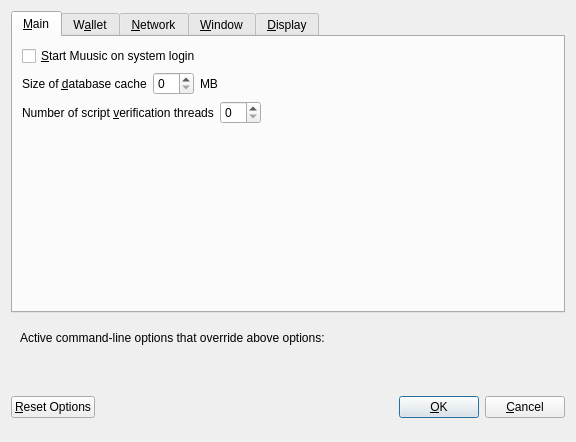
<?xml version="1.0" encoding="UTF-8"?>
<ui version="4.0">
 <class>OptionsDialog</class>
 <widget class="QDialog" name="OptionsDialog">
  <property name="geometry">
   <rect>
    <x>0</x>
    <y>0</y>
    <width>576</width>
    <height>442</height>
   </rect>
  </property>
  <property name="windowTitle">
   <string>Options</string>
  </property>
  <property name="modal">
   <bool>true</bool>
  </property>
  <layout class="QVBoxLayout" name="verticalLayout">
   <item>
    <widget class="QTabWidget" name="tabWidget">
     <property name="currentIndex">
      <number>0</number>
     </property>
     <widget class="QWidget" name="tabMain">
      <attribute name="title">
       <string>&amp;Main</string>
      </attribute>
      <layout class="QVBoxLayout" name="verticalLayout_Main">
       <item>
        <widget class="QCheckBox" name="bitcoinAtStartup">
         <property name="toolTip">
          <string>Automatically start Muusic after logging in to the system.</string>
         </property>
         <property name="text">
          <string>&amp;Start Muusic on system login</string>
         </property>
        </widget>
       </item>
       <item>
        <layout class="QHBoxLayout" name="horizontalLayout_2_Main">
         <item>
          <widget class="QLabel" name="databaseCacheLabel">
           <property name="text">
            <string>Size of &amp;database cache</string>
           </property>
           <property name="textFormat">
            <enum>Qt::PlainText</enum>
           </property>
           <property name="buddy">
            <cstring>databaseCache</cstring>
           </property>
          </widget>
         </item>
         <item>
          <widget class="QSpinBox" name="databaseCache"/>
         </item>
         <item>
          <widget class="QLabel" name="databaseCacheUnitLabel">
           <property name="text">
            <string>MB</string>
           </property>
           <property name="textFormat">
            <enum>Qt::PlainText</enum>
           </property>
          </widget>
         </item>
         <item>
          <spacer name="horizontalSpacer_2_Main">
           <property name="orientation">
            <enum>Qt::Horizontal</enum>
           </property>
           <property name="sizeHint" stdset="0">
            <size>
             <width>40</width>
             <height>20</height>
            </size>
           </property>
          </spacer>
         </item>
        </layout>
       </item>
       <item>
        <layout class="QHBoxLayout" name="horizontalLayout_3_Main">
         <item>
          <widget class="QLabel" name="threadsScriptVerifLabel">
           <property name="text">
            <string>Number of script &amp;verification threads</string>
           </property>
           <property name="textFormat">
            <enum>Qt::PlainText</enum>
           </property>
           <property name="buddy">
            <cstring>threadsScriptVerif</cstring>
           </property>
          </widget>
         </item>
         <item>
          <widget class="QSpinBox" name="threadsScriptVerif">
           <property name="toolTip">
            <string>(0 = auto, &lt;0 = leave that many cores free)</string>
           </property>
          </widget>
         </item>
         <item>
          <spacer name="horizontalSpacer_3_Main">
           <property name="orientation">
            <enum>Qt::Horizontal</enum>
           </property>
           <property name="sizeHint" stdset="0">
            <size>
             <width>40</width>
             <height>20</height>
            </size>
           </property>
          </spacer>
         </item>
        </layout>
       </item>
       <item>
        <spacer name="verticalSpacer_2">
         <property name="orientation">
          <enum>Qt::Vertical</enum>
         </property>
         <property name="sizeHint" stdset="0">
          <size>
           <width>20</width>
           <height>40</height>
          </size>
         </property>
        </spacer>
       </item>
      </layout>
     </widget>
     <widget class="QWidget" name="tabWallet">
      <attribute name="title">
       <string>W&amp;allet</string>
      </attribute>
      <layout class="QVBoxLayout" name="verticalLayout_Wallet">
       <item>
        <layout class="QHBoxLayout" name="horizontalLayout_2_Wallet">
         <item>
          <widget class="QLabel" name="labelStakeSplitThresholdText">
           <property name="text">
            <string>Stake split threshold:</string>
           </property>
          </widget>
         </item>
         <item>
          <widget class="QSpinBox" name="spinBoxStakeSplitThreshold">
           <property name="minimum">
            <number>1</number>
           </property>
           <property name="maximum">
            <number>999999</number>
           </property>
          </widget>
         </item>
        </layout>
       </item>
       <item>
        <widget class="QGroupBox" name="groupBox">
         <property name="title">
          <string>Expert</string>
         </property>
         <layout class="QVBoxLayout" name="verticalLayout_2">
          <item>
           <widget class="QCheckBox" name="coinControlFeatures">
            <property name="toolTip">
             <string>Whether to show coin control features or not.</string>
            </property>
            <property name="text">
             <string>Enable coin &amp;control features</string>
            </property>
           </widget>
          </item>
          <item>
           <widget class="QCheckBox" name="showMasternodesTab" >
            <property name="toolTip">
             <string>Show additional tab listing all your masternodes in first sub-tab&lt;br/&gt;and all masternodes on the network in second sub-tab.</string>
            </property>
            <property name="text">
             <string>Show Masternodes Tab</string>
            </property>
           </widget>
          </item>
          <item>
           <widget class="QCheckBox" name="spendZeroConfChange">
            <property name="toolTip">
             <string>If you disable the spending of unconfirmed change, the change from a transaction&lt;br/&gt;cannot be used until that transaction has at least one confirmation.&lt;br/&gt;This also affects how your balance is computed.</string>
            </property>
            <property name="text">
             <string>&amp;Spend unconfirmed change</string>
            </property>
           </widget>
          </item>
         </layout>
        </widget>
       </item>
       <item>
        <spacer name="verticalSpacer_Wallet">
         <property name="orientation">
          <enum>Qt::Vertical</enum>
         </property>
         <property name="sizeHint" stdset="0">
          <size>
           <width>20</width>
           <height>40</height>
          </size>
         </property>
        </spacer>
       </item>
      </layout>
     </widget>
     <widget class="QWidget" name="tabNetwork">
      <attribute name="title">
       <string>&amp;Network</string>
      </attribute>
      <layout class="QVBoxLayout" name="verticalLayout_Network">
       <item>
        <widget class="QCheckBox" name="mapPortUpnp">
         <property name="toolTip">
          <string>Automatically open the Muusic client port on the router. This only works when your router supports UPnP and it is enabled.</string>
         </property>
         <property name="text">
          <string>Map port using &amp;UPnP</string>
         </property>
        </widget>
       </item>
       <item>
        <widget class="QCheckBox" name="allowIncoming">
         <property name="toolTip">
          <string>Accept connections from outside</string>
         </property>
         <property name="text">
          <string>Allow incoming connections</string>
         </property>
        </widget>
       </item>
       <item>
        <widget class="QCheckBox" name="connectSocks">
         <property name="toolTip">
          <string>Connect to the Muusic network through a SOCKS5 proxy.</string>
         </property>
         <property name="text">
          <string>&amp;Connect through SOCKS5 proxy (default proxy):</string>
         </property>
        </widget>
       </item>
       <item>
        <layout class="QHBoxLayout" name="horizontalLayout_1_Network">
         <item>
          <widget class="QLabel" name="proxyIpLabel">
           <property name="text">
            <string>Proxy &amp;IP:</string>
           </property>
           <property name="textFormat">
            <enum>Qt::PlainText</enum>
           </property>
           <property name="buddy">
            <cstring>proxyIp</cstring>
           </property>
          </widget>
         </item>
         <item>
          <widget class="QValidatedLineEdit" name="proxyIp">
           <property name="minimumSize">
            <size>
             <width>140</width>
             <height>0</height>
            </size>
           </property>
           <property name="maximumSize">
            <size>
             <width>140</width>
             <height>16777215</height>
            </size>
           </property>
           <property name="toolTip">
            <string>IP address of the proxy (e.g. IPv4: 127.0.0.1 / IPv6: ::1)</string>
           </property>
          </widget>
         </item>
         <item>
          <widget class="QLabel" name="proxyPortLabel">
           <property name="text">
            <string>&amp;Port:</string>
           </property>
           <property name="textFormat">
            <enum>Qt::PlainText</enum>
           </property>
           <property name="buddy">
            <cstring>proxyPort</cstring>
           </property>
          </widget>
         </item>
         <item>
          <widget class="QLineEdit" name="proxyPort">
           <property name="minimumSize">
            <size>
             <width>55</width>
             <height>0</height>
            </size>
           </property>
           <property name="maximumSize">
            <size>
             <width>55</width>
             <height>16777215</height>
            </size>
           </property>
           <property name="toolTip">
            <string>Port of the proxy (e.g. 9050)</string>
           </property>
          </widget>
         </item>
         <item>
          <spacer name="horizontalSpacer_1_Network">
           <property name="orientation">
            <enum>Qt::Horizontal</enum>
           </property>
           <property name="sizeHint" stdset="0">
            <size>
             <width>40</width>
             <height>20</height>
            </size>
           </property>
          </spacer>
         </item>
        </layout>
       </item>
       <item>
        <spacer name="verticalSpacer_Network">
         <property name="orientation">
          <enum>Qt::Vertical</enum>
         </property>
         <property name="sizeHint" stdset="0">
          <size>
           <width>20</width>
           <height>40</height>
          </size>
         </property>
        </spacer>
       </item>
      </layout>
     </widget>
     <widget class="QWidget" name="tabWindow">
      <attribute name="title">
       <string>&amp;Window</string>
      </attribute>
      <layout class="QVBoxLayout" name="verticalLayout_Window">
       <item>
        <widget class="QCheckBox" name="minimizeToTray">
         <property name="toolTip">
          <string>Show only a tray icon after minimizing the window.</string>
         </property>
         <property name="text">
          <string>&amp;Minimize to the tray instead of the taskbar</string>
         </property>
        </widget>
       </item>
       <item>
        <widget class="QCheckBox" name="minimizeOnClose">
         <property name="toolTip">
          <string>Minimize instead of exit the application when the window is closed. When this option is enabled, the application will be closed only after selecting Quit in the menu.</string>
         </property>
         <property name="text">
          <string>M&amp;inimize on close</string>
         </property>
        </widget>
       </item>
       <item>
        <spacer name="verticalSpacer_Window">
         <property name="orientation">
          <enum>Qt::Vertical</enum>
         </property>
         <property name="sizeHint" stdset="0">
          <size>
           <width>20</width>
           <height>40</height>
          </size>
         </property>
        </spacer>
       </item>
      </layout>
     </widget>
     <widget class="QWidget" name="tabDisplay">
      <attribute name="title">
       <string>&amp;Display</string>
      </attribute>
      <layout class="QVBoxLayout" name="verticalLayout_Display">
       <item>
        <layout class="QHBoxLayout" name="horizontalLayout_1_Display">
         <item>
          <widget class="QLabel" name="langLabel">
           <property name="text">
            <string>User Interface &amp;language:</string>
           </property>
           <property name="textFormat">
            <enum>Qt::PlainText</enum>
           </property>
           <property name="buddy">
            <cstring>lang</cstring>
           </property>
          </widget>
         </item>
         <item>
          <widget class="QValueComboBox" name="lang">
           <property name="toolTip">
            <string>The user interface language can be set here. This setting will take effect after restarting Muusic.</string>
           </property>
          </widget>
         </item>
        </layout>
       </item>
       <item>
        <widget class="Line" name="line">
         <property name="orientation">
          <enum>Qt::Horizontal</enum>
         </property>
        </widget>
       </item>
       <item>
        <layout class="QHBoxLayout" name="horizontalLayout_2_Display">
         <item>
          <widget class="QLabel" name="unitLabel">
           <property name="text">
            <string>&amp;Unit to show amounts in:</string>
           </property>
           <property name="textFormat">
            <enum>Qt::PlainText</enum>
           </property>
           <property name="buddy">
            <cstring>unit</cstring>
           </property>
          </widget>
         </item>
         <item>
          <widget class="QValueComboBox" name="unit">
           <property name="toolTip">
            <string>Choose the default subdivision unit to show in the interface and when sending coins.</string>
           </property>
          </widget>
         </item>
        </layout>
       </item>
       <item>
        <layout class="QHBoxLayout" name="horizontalLayout_5_Display">
         <item>
          <widget class="QLabel" name="digitsLabel">
           <property name="text">
            <string>Decimal digits</string>
           </property>
          </widget>
         </item>
         <item>
          <widget class="QValueComboBox" name="digits"/>
         </item>
        </layout>
       </item>
       <item>
        <layout class="QHBoxLayout" name="horizontalLayout_3_Display">
         <item>
          <widget class="QLabel" name="thirdPartyTxUrlsLabel">
           <property name="toolTip">
            <string>Third party URLs (e.g. a block explorer) that appear in the transactions tab as context menu items. %s in the URL is replaced by transaction hash. Multiple URLs are separated by vertical bar |.</string>
           </property>
           <property name="text">
            <string>Third party transaction URLs</string>
           </property>
           <property name="buddy">
            <cstring>thirdPartyTxUrls</cstring>
           </property>
          </widget>
         </item>
         <item>
          <widget class="QLineEdit" name="thirdPartyTxUrls">
           <property name="toolTip">
            <string>Third party URLs (e.g. a block explorer) that appear in the transactions tab as context menu items. %s in the URL is replaced by transaction hash. Multiple URLs are separated by vertical bar |.</string>
           </property>
          </widget>
         </item>
        </layout>
       </item>
       <item>
        <spacer name="verticalSpacer">
         <property name="orientation">
          <enum>Qt::Vertical</enum>
         </property>
         <property name="sizeHint" stdset="0">
          <size>
           <width>20</width>
           <height>40</height>
          </size>
         </property>
        </spacer>
       </item>
      </layout>
     </widget>
    </widget>
   </item>
   <item>
    <widget class="QFrame" name="frame">
     <layout class="QVBoxLayout" name="verticalLayout_Bottom">
      <item>
       <layout class="QHBoxLayout" name="horizontalLayout_Bottom">
        <item>
         <widget class="QLabel" name="overriddenByCommandLineInfoLabel">
          <property name="text">
           <string>Active command-line options that override above options:</string>
          </property>
          <property name="textFormat">
           <enum>Qt::PlainText</enum>
          </property>
         </widget>
        </item>
        <item>
         <spacer name="horizontalSpacer_Bottom">
          <property name="orientation">
           <enum>Qt::Horizontal</enum>
          </property>
          <property name="sizeHint" stdset="0">
           <size>
            <width>40</width>
            <height>20</height>
           </size>
          </property>
         </spacer>
        </item>
       </layout>
      </item>
      <item>
       <widget class="QLabel" name="overriddenByCommandLineLabel">
        <property name="text">
         <string/>
        </property>
        <property name="textFormat">
         <enum>Qt::PlainText</enum>
        </property>
        <property name="wordWrap">
         <bool>true</bool>
        </property>
       </widget>
      </item>
     </layout>
    </widget>
   </item>
   <item>
    <layout class="QHBoxLayout" name="horizontalLayout_Buttons">
     <item>
      <widget class="QPushButton" name="resetButton">
       <property name="toolTip">
        <string>Reset all client options to default.</string>
       </property>
       <property name="text">
        <string>&amp;Reset Options</string>
       </property>
       <property name="autoDefault">
        <bool>false</bool>
       </property>
      </widget>
     </item>
     <item>
      <spacer name="horizontalSpacer_1">
       <property name="orientation">
        <enum>Qt::Horizontal</enum>
       </property>
       <property name="sizeHint" stdset="0">
        <size>
         <width>40</width>
         <height>48</height>
        </size>
       </property>
      </spacer>
     </item>
     <item>
      <widget class="QLabel" name="statusLabel">
       <property name="minimumSize">
        <size>
         <width>200</width>
         <height>0</height>
        </size>
       </property>
       <property name="font">
        <font>
         <weight>75</weight>
         <bold>true</bold>
        </font>
       </property>
       <property name="text">
        <string/>
       </property>
       <property name="textFormat">
        <enum>Qt::PlainText</enum>
       </property>
       <property name="wordWrap">
        <bool>true</bool>
       </property>
      </widget>
     </item>
     <item>
      <spacer name="horizontalSpacer_2">
       <property name="orientation">
        <enum>Qt::Horizontal</enum>
       </property>
       <property name="sizeHint" stdset="0">
        <size>
         <width>40</width>
         <height>48</height>
        </size>
       </property>
      </spacer>
     </item>
     <item>
      <widget class="QPushButton" name="okButton">
       <property name="text">
        <string>&amp;OK</string>
       </property>
       <property name="autoDefault">
        <bool>false</bool>
       </property>
       <property name="default">
        <bool>true</bool>
       </property>
      </widget>
     </item>
     <item>
      <widget class="QPushButton" name="cancelButton">
       <property name="text">
        <string>&amp;Cancel</string>
       </property>
       <property name="autoDefault">
        <bool>false</bool>
       </property>
      </widget>
     </item>
    </layout>
   </item>
  </layout>
 </widget>
 <customwidgets>
  <customwidget>
   <class>QValidatedLineEdit</class>
   <extends>QLineEdit</extends>
   <header>qvalidatedlineedit.h</header>
  </customwidget>
  <customwidget>
   <class>QValueComboBox</class>
   <extends>QComboBox</extends>
   <header>qvaluecombobox.h</header>
  </customwidget>
 </customwidgets>
 <resources/>
 <connections/>
</ui>
